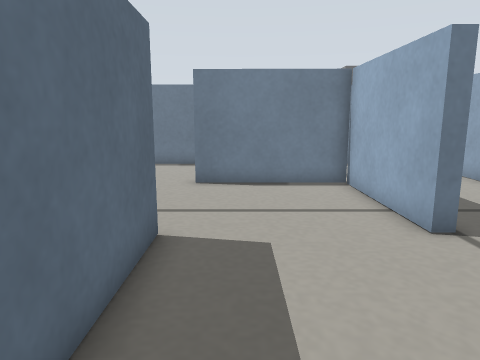
view 1 (above)

24 first-person views from a walk through a robot-simulator world made for Gazebo. The camera is 0.23 m above the floor, tilts 10° down and sees 70° across. The floor is counted in squares, 0.1 m on a side. Each view is taken from the middle of a square. On the plan, view 1 faces up. The plan holds only what a view shows up to about 19 squares ahead; the rest is blank. Robots are left out.

view 2
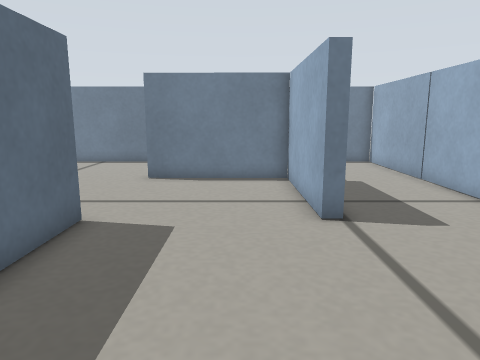

view 3
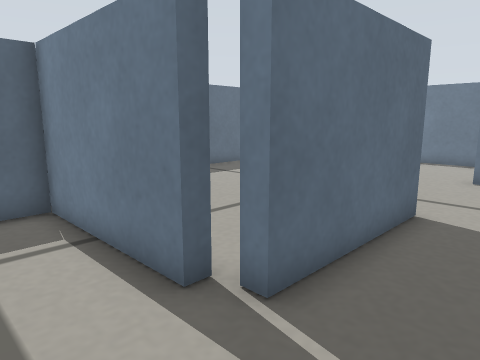

view 4
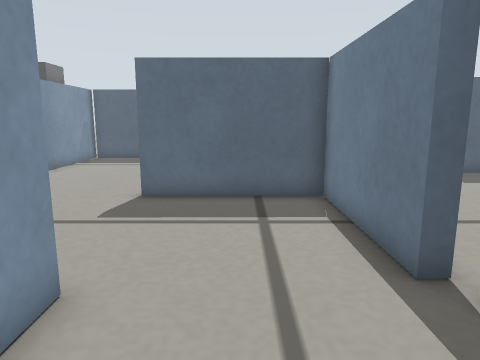

view 5
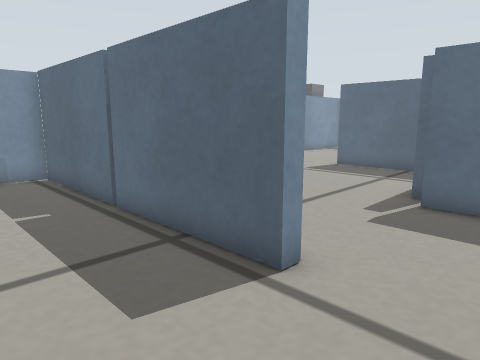

view 6
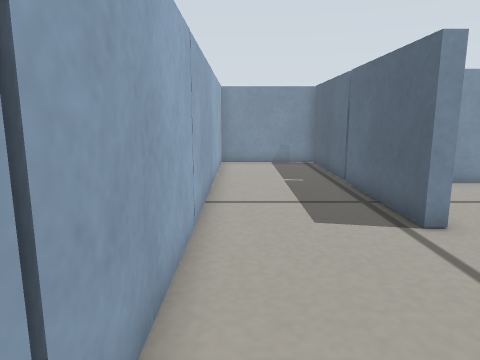

view 7
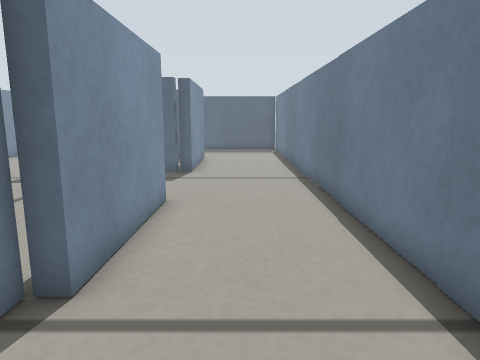

view 8
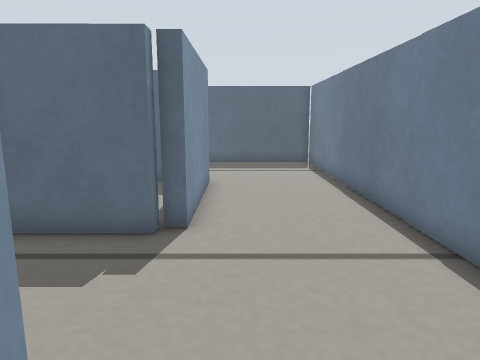

view 9
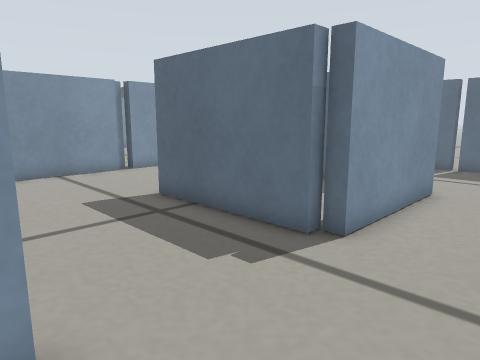

view 10
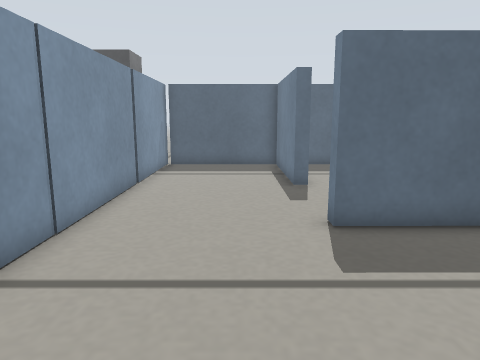

view 11
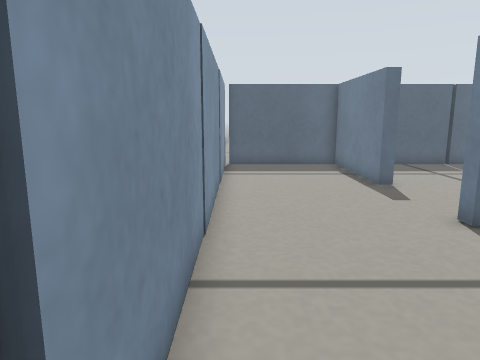

view 12
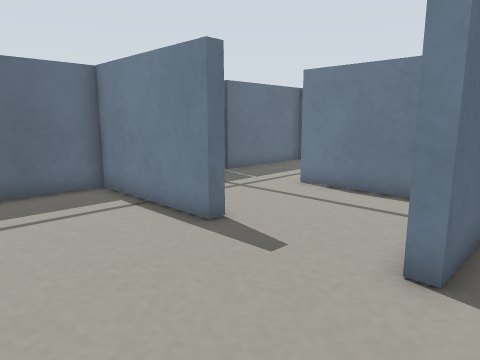

view 13
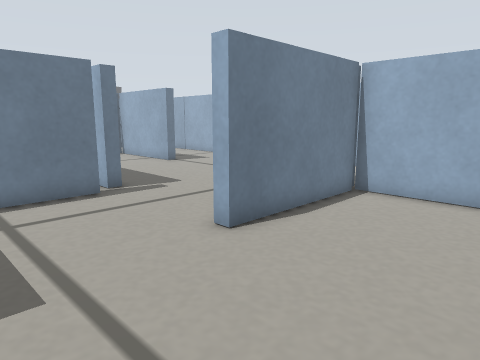

view 14
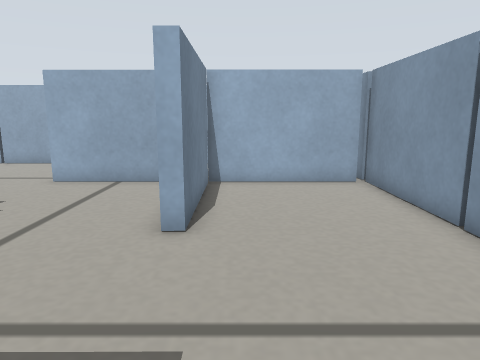

view 15
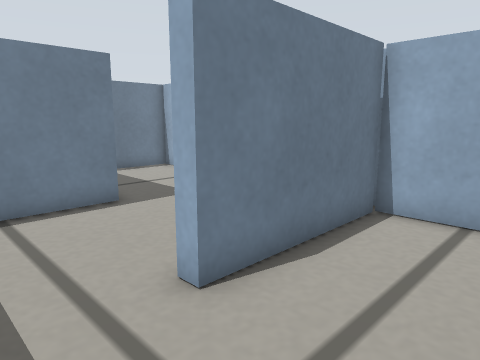

view 16
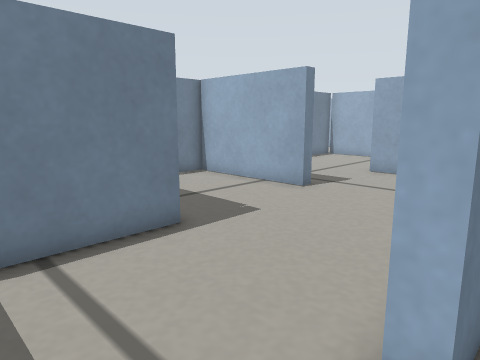

view 17
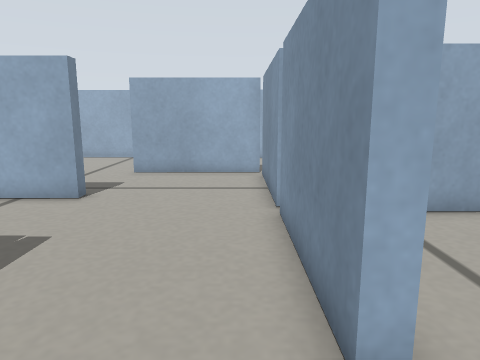

view 18
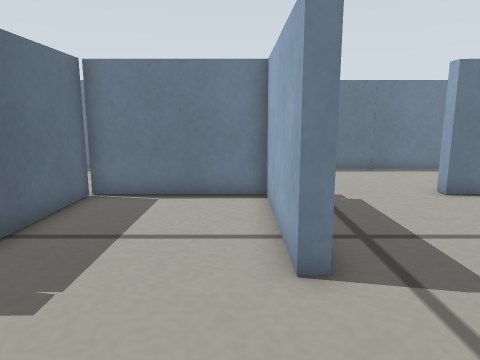

view 19
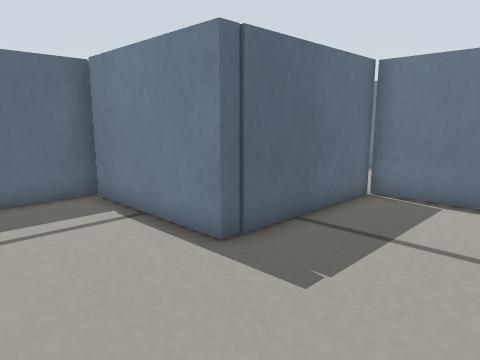

view 20
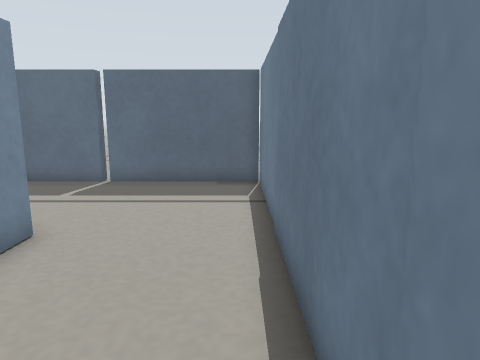

view 21
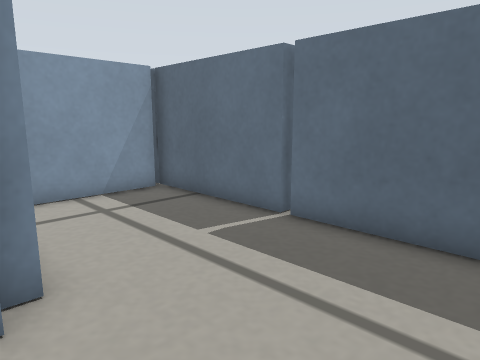

view 22
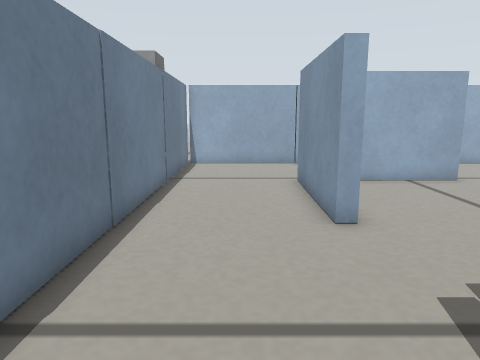

view 23
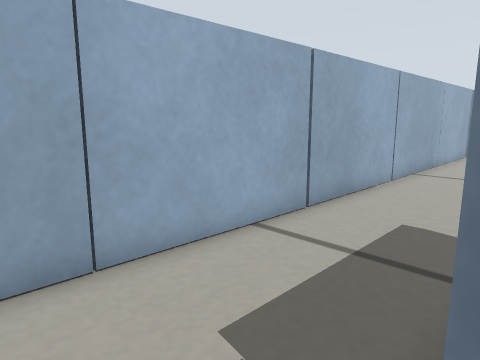

view 24
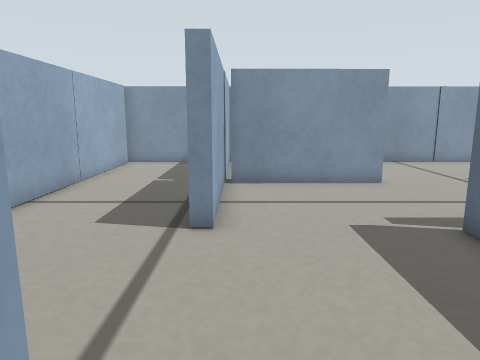

### Floor plan
Points are (right, up) in squares from view 1. A wall is a line through its corners. A room is listed if a view was taken in it or the views show most of it. See-through windows are left out.
Room 1 (views 1, 2, 3, 4, 5, 6, 7, 8, 9, 15, 16, 17, 18, 19, 20, 21, 22, 23, 24)
walls: (-1.7, 6.7) (-1.6, 1.1) (-2.2, 1.1) (-2.2, 6.7); (-2.7, 1.1) (-2.6, 0.6) (-8.1, 0.5) (-8.2, 1) (-2.7, 1.1); (-8.2, 0.5) (-8.1, -4.9); (-7.1, 12.4) (-12.6, 12.4); (-8.8, 0.5) (-14.3, 0.5) (-14.3, 1) (-8.8, 1); (4.4, 6.8) (3.9, 6.8) (3.9, 12.2) (4.5, 12.2); (3.9, 12.4) (-1.6, 12.4) (-1.6, 12.9) (3.9, 12.8) (3.9, 12.2); (-2.1, -4.4) (3.3, -4.3); (-13.1, 12.3) (-12.6, 12.3) (-12.6, 6.2) (-18.3, 6.1); (-12.6, 13) (-7.1, 12.9) (-7.1, 12.1) (-6.7, 12.1) (-6.7, 6.7) (-7.2, 6.7) (-7.2, 12.1); (-8.6, -4.1) (-8.7, 0.5); (3.6, -4.6) (3.6, 1.1) (4.1, 1.1) (4.1, -4.6); (4.1, -4.8) (4.1, -10.4); (-18.3, 6.6) (-14.3, 6.7); (-18.5, 0.6) (-18.5, -3.5); (-18.5, 11.9) (-18.5, 0.7); (3.9, -10.7) (9.2, -10.6); (9, -10.2) (9, 17.8) (-18.5, 17.7) (-18.5, 12.1)
ways out: opening at (-7.5, -5) to room 2; gap at (9, -10)
Room 2 (views 10, 11, 12, 13, 14)
walls: (-8.1, -4.9) (-8.7, -4.9); (-1.9, -10.7) (3.7, -10.7); (-12.9, -4.5) (-12.9, -5.1) (-18.5, -5.1) (-18.5, -10.6); (3.6, -10.4) (3.6, -4.8) (-2.1, -4.9) (-2.1, -4.4); (-18.9, -10.8) (-2, -10.7)
ways out: opening at (-7.5, -5) to room 1; gap at (-13, -11); gap at (-2, -11)

Where each view was taken, in squares from view 1:
view 1: 0 up, 0 right, facing up
view 2: 1 down, 2 right, facing up
view 3: 2 down, 1 right, facing up-left
view 4: 2 down, 2 right, facing left
view 5: 4 up, 8 right, facing down-left
view 6: 8 up, 8 right, facing down
view 7: 15 up, 8 right, facing left
view 8: 14 up, 0 right, facing left
view 9: 16 up, 1 left, facing down-left
view 10: 7 down, 1 left, facing left
view 11: 10 down, 1 left, facing left
view 12: 10 down, 7 left, facing up-left
view 13: 10 down, 7 left, facing up-right
view 14: 6 down, 9 left, facing right
view 15: 3 down, 17 left, facing up-right
view 16: 0 up, 17 left, facing up-right
view 17: 2 up, 17 left, facing right
view 18: 2 up, 8 left, facing up
view 19: 2 up, 8 left, facing up-left
view 20: 17 up, 6 left, facing left
view 21: 17 up, 12 left, facing down-left
view 22: 15 up, 9 left, facing right
view 23: 14 up, 4 right, facing down-right
view 24: 8 up, 3 right, facing down
